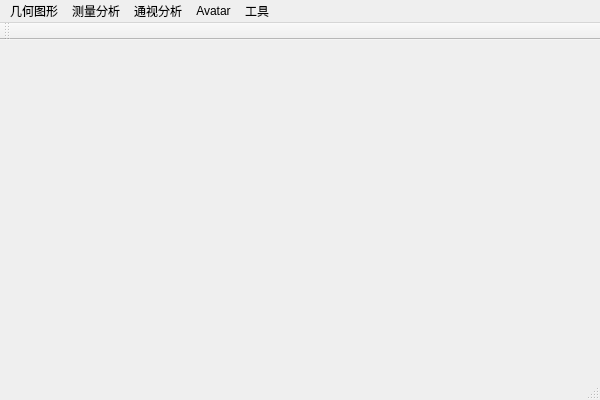
<?xml version="1.0" encoding="UTF-8"?>
<ui version="4.0">
 <class>OSGEarthClass</class>
 <widget class="QMainWindow" name="OSGEarthClass">
  <property name="geometry">
   <rect>
    <x>0</x>
    <y>0</y>
    <width>600</width>
    <height>400</height>
   </rect>
  </property>
  <property name="windowTitle">
   <string>OSGEarth</string>
  </property>
  <widget class="QWidget" name="centralWidget"/>
  <widget class="QMenuBar" name="menuBar">
   <property name="geometry">
    <rect>
     <x>0</x>
     <y>0</y>
     <width>600</width>
     <height>23</height>
    </rect>
   </property>
   <widget class="QMenu" name="menu">
    <property name="title">
     <string>几何图形</string>
    </property>
    <addaction name="actionLine"/>
    <addaction name="actionPolygon"/>
    <addaction name="actionCircle"/>
   </widget>
   <widget class="QMenu" name="menu_2">
    <property name="title">
     <string>测量分析</string>
    </property>
    <addaction name="actionDistance"/>
    <addaction name="actionHeight"/>
    <addaction name="actionArea"/>
    <addaction name="actionWater"/>
   </widget>
   <widget class="QMenu" name="menu_3">
    <property name="title">
     <string>通视分析</string>
    </property>
    <addaction name="actionLineAns"/>
    <addaction name="actionAreaAns"/>
   </widget>
   <widget class="QMenu" name="menu_4">
    <property name="title">
     <string>Avatar</string>
    </property>
    <addaction name="actionAvatar"/>
    <addaction name="actionOverlay"/>
   </widget>
   <widget class="QMenu" name="menu_5">
    <property name="title">
     <string>工具</string>
    </property>
    <addaction name="actionGride"/>
    <addaction name="actionMap"/>
    <addaction name="actionSwitchMap"/>
    <addaction name="actionGoTo"/>
    <addaction name="separator"/>
    <addaction name="actionSun"/>
    <addaction name="actionMoon"/>
    <addaction name="separator"/>
    <addaction name="actionWeather"/>
   </widget>
   <addaction name="menu"/>
   <addaction name="menu_2"/>
   <addaction name="menu_3"/>
   <addaction name="menu_4"/>
   <addaction name="menu_5"/>
  </widget>
  <widget class="QToolBar" name="mainToolBar">
   <attribute name="toolBarArea">
    <enum>TopToolBarArea</enum>
   </attribute>
   <attribute name="toolBarBreak">
    <bool>false</bool>
   </attribute>
  </widget>
  <widget class="QStatusBar" name="statusBar"/>
  <action name="actionLine">
   <property name="checkable">
    <bool>true</bool>
   </property>
   <property name="text">
    <string>线</string>
   </property>
  </action>
  <action name="actionPolygon">
   <property name="checkable">
    <bool>true</bool>
   </property>
   <property name="text">
    <string>多边形</string>
   </property>
  </action>
  <action name="actionCircle">
   <property name="checkable">
    <bool>true</bool>
   </property>
   <property name="text">
    <string>圆</string>
   </property>
  </action>
  <action name="actionHeight">
   <property name="checkable">
    <bool>true</bool>
   </property>
   <property name="text">
    <string>高度测量</string>
   </property>
  </action>
  <action name="actionDistance">
   <property name="checkable">
    <bool>true</bool>
   </property>
   <property name="text">
    <string>长度测量</string>
   </property>
  </action>
  <action name="actionArea">
   <property name="checkable">
    <bool>true</bool>
   </property>
   <property name="text">
    <string>面积测量</string>
   </property>
  </action>
  <action name="actionWater">
   <property name="checkable">
    <bool>true</bool>
   </property>
   <property name="text">
    <string>水淹分析</string>
   </property>
  </action>
  <action name="actionLineAns">
   <property name="checkable">
    <bool>true</bool>
   </property>
   <property name="text">
    <string>两点通视</string>
   </property>
  </action>
  <action name="actionAreaAns">
   <property name="checkable">
    <bool>true</bool>
   </property>
   <property name="text">
    <string>区域通视</string>
   </property>
  </action>
  <action name="actionAvatar">
   <property name="checkable">
    <bool>true</bool>
   </property>
   <property name="text">
    <string>控制</string>
   </property>
  </action>
  <action name="actionOverlay">
   <property name="checkable">
    <bool>true</bool>
   </property>
   <property name="text">
    <string>Overlay</string>
   </property>
  </action>
  <action name="actionGride">
   <property name="checkable">
    <bool>true</bool>
   </property>
   <property name="text">
    <string>网格</string>
   </property>
  </action>
  <action name="actionMap">
   <property name="checkable">
    <bool>true</bool>
   </property>
   <property name="text">
    <string>小地图</string>
   </property>
  </action>
  <action name="actionSwitchMap">
   <property name="text">
    <string>切换地图</string>
   </property>
  </action>
  <action name="actionGoTo">
   <property name="checkable">
    <bool>true</bool>
   </property>
   <property name="text">
    <string>飞往</string>
   </property>
  </action>
  <action name="actionSun">
   <property name="checkable">
    <bool>true</bool>
   </property>
   <property name="checked">
    <bool>true</bool>
   </property>
   <property name="text">
    <string>太阳</string>
   </property>
  </action>
  <action name="actionMoon">
   <property name="checkable">
    <bool>true</bool>
   </property>
   <property name="checked">
    <bool>true</bool>
   </property>
   <property name="text">
    <string>月亮</string>
   </property>
  </action>
  <action name="actionWeather">
   <property name="checkable">
    <bool>false</bool>
   </property>
   <property name="text">
    <string>天气</string>
   </property>
  </action>
  <action name="actionSnow">
   <property name="checkable">
    <bool>true</bool>
   </property>
   <property name="text">
    <string>雪</string>
   </property>
  </action>
  <action name="actionFog">
   <property name="checkable">
    <bool>true</bool>
   </property>
   <property name="text">
    <string>雾</string>
   </property>
  </action>
 </widget>
 <layoutdefault spacing="6" margin="11"/>
 <resources>
  <include location="osgearth.qrc"/>
 </resources>
 <connections/>
</ui>
